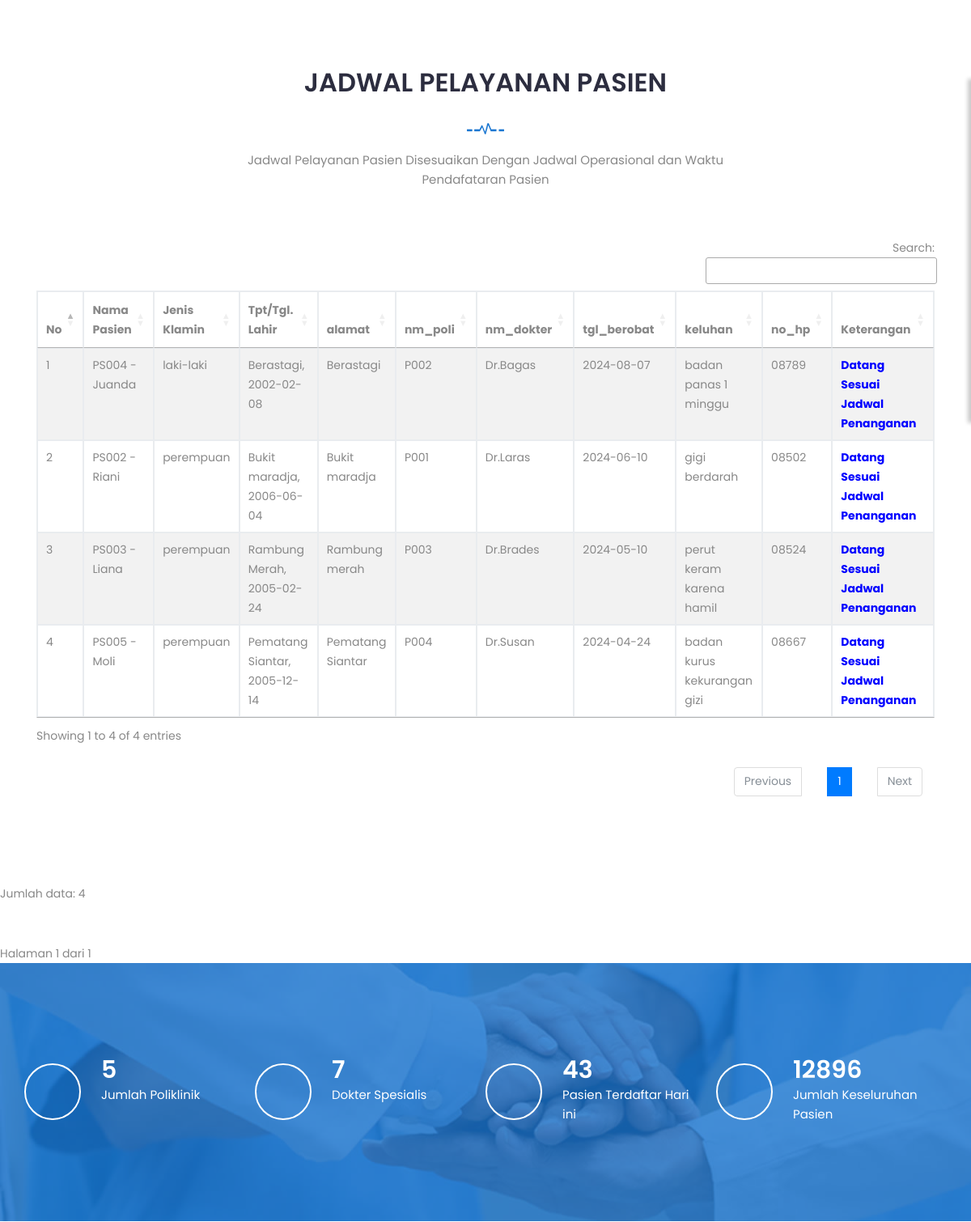
Before: /jadwal_penanganan.php (middle part) with the older database file.
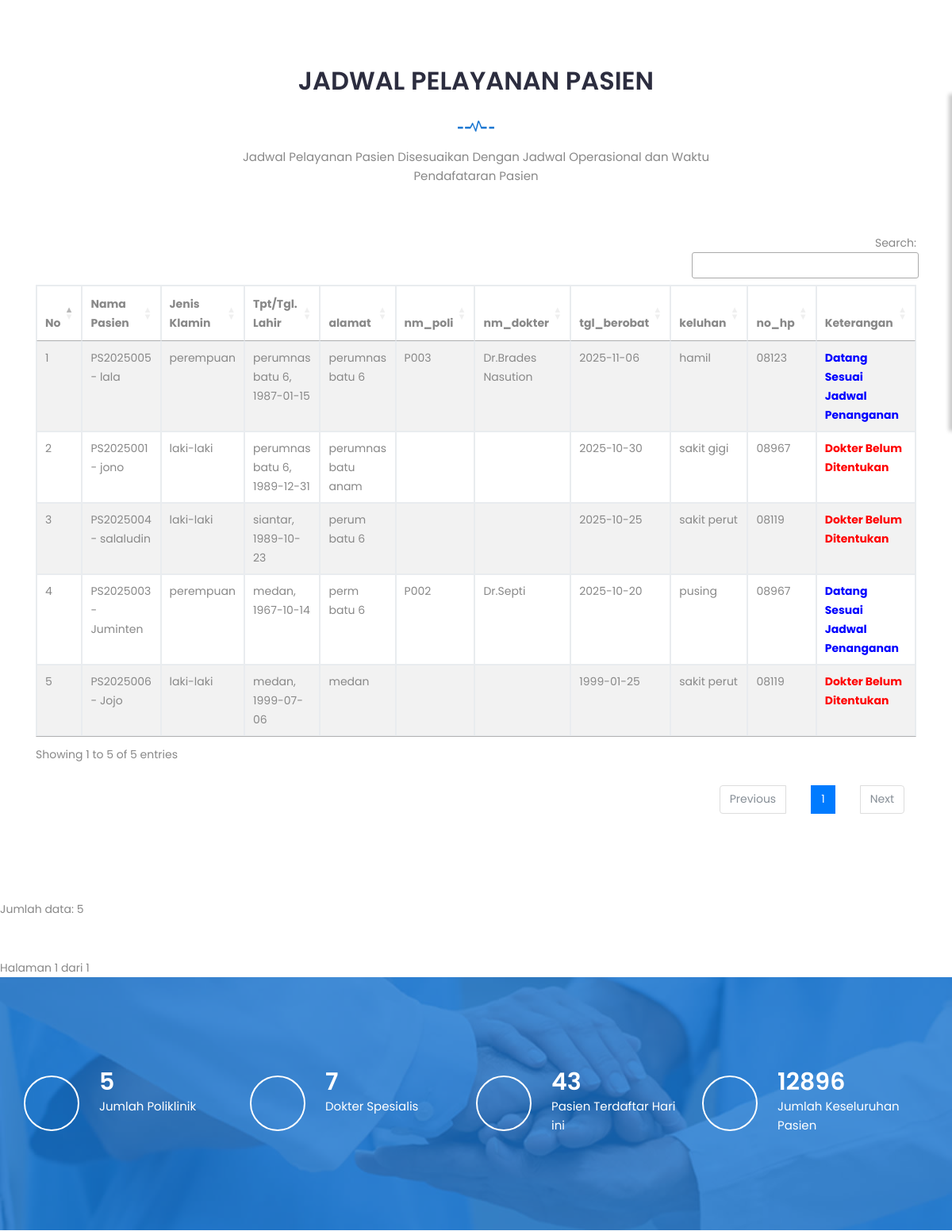
After: the same page with the newer database file.
### tables this page shows
CREATE TABLE IF NOT EXISTS `pasien` (
  `id_pasien` varchar(10) NOT NULL,
  `nm_pasien` text NOT NULL,
  `jenkel` varchar(10) NOT NULL,
  `tmpt_lahir` varchar(55) NOT NULL,
  `tgl_lahir` date NOT NULL,
  `alamat` varchar(50) NOT NULL,
  `kd_poli` varchar(50) DEFAULT NULL,
  `kd_dokter` varchar(5) DEFAULT NULL,
  `nm_dokter` varchar(20) DEFAULT NULL,
  `tgl_berobat` date DEFAULT NULL,
  `keluhan` text NOT NULL,
  `no_hp` varchar(5) NOT NULL
);

### jadwal_penanganan.php (the view, shortened to what this page needs)
<?php
require_once 'Connections/koneksi.php';
function get_int($key, $default = 0) {
    return isset($_GET[$key]) && is_numeric($_GET[$key]) ? (int) $_GET[$key] : $default;
}
$maxRows_jadwal = 10;
$pageNum_jadwal = get_int('pageNum_jadwal', 0);
$startRow_jadwal = $pageNum_jadwal * $maxRows_jadwal;
$query_jadwal = "
    SELECT pasien.*, poli.nm_poli
    FROM pasien
    LEFT JOIN poli ON pasien.kd_poli = poli.kd_poli
    ORDER BY pasien.tgl_berobat DESC
";
$totalRowsResult = mysqli_query($koneksi, "SELECT COUNT(*) AS total FROM pasien");
$totalRowData = mysqli_fetch_assoc($totalRowsResult);
$totalRows_jadwal = (int)$totalRowData['total'];
$query_limit_jadwal = $query_jadwal . " LIMIT " . intval($startRow_jadwal) . ", " . intval($maxRows_jadwal);
$jadwal = mysqli_query($koneksi, $query_limit_jadwal);
$totalPages_jadwal = ceil($totalRows_jadwal / $maxRows_jadwal) - 1;
?>
<!doctype html>
<html class="no-js" lang="zxx">
    <head>
		<link rel="stylesheet" href="css/bootstrap.min.css">
		<link rel="stylesheet" href="css/nice-select.css">
        <link rel="stylesheet" href="css/font-awesome.min.css">
        <link rel="stylesheet" href="css/icofont.css">
		<link rel="stylesheet" href="css/slicknav.min.css">
        <link rel="stylesheet" href="css/owl-carousel.css">
		<link rel="stylesheet" href="css/datepicker.css">
        <link rel="stylesheet" href="css/animate.min.css">
        <link rel="stylesheet" href="css/magnific-popup.css">
        <link rel="stylesheet" href="css/normalize.css">
        <link rel="stylesheet" href="style.css">
        <link rel="stylesheet" href="css/responsive.css">
<link rel='stylesheet' href='https://cdn.datatables.net/1.10.22/css/jquery.dataTables.min.css'/>
</head>
    </head>
    <body>
		<section class="schedule">
			<div class="container">
			</div>
		</section>
		<section class="Feautes section">
			<div class="container">
				<div class="row">
					<div class="col-lg-12">
						<div class="section-title">
							<h2>JADWAL PELAYANAN PASIEN</h2>
							<img src="img/section-img.png" alt="#">
							<p>Jadwal Pelayanan Pasien Disesuaikan Dengan Jadwal Operasional dan Waktu Pendafataran Pasien</p>
						</div>
					</div>
				</div>
				<div class="row">
				<div class="col-lg-12">
				<table id="example1" class="table table-bordered table-striped">
                <thead>
                  <tr>
                        <th>No</th>
                          <th>Nama Pasien</th>
                          <th>Jenis Klamin</th>
                          <th>Tpt/Tgl. Lahir</th>
                          <th>alamat</th>
                          <th>nm_poli</th>
                          <th>nm_dokter</th>
                          <th>tgl_berobat</th>
                          <th>keluhan</th>
                          <th>no_hp</th>
     <th>Keterangan</th>
  </tr>
            </thead>
<?php
$no = 1;
if ($jadwal && mysqli_num_rows($jadwal) > 0) {
    while ($row_jadwal = mysqli_fetch_assoc($jadwal)) {
?>
        <tr>
            <td><?php echo $no++; ?></td>
            <td><?php echo htmlspecialchars($row_jadwal['id_pasien'] . ' - ' . $row_jadwal['nm_pasien']); ?></td>
            <td><?php echo htmlspecialchars($row_jadwal['jenkel']); ?></td>
            <td><?php echo htmlspecialchars($row_jadwal['tmpt_lahir'] . ', ' . $row_jadwal['tgl_lahir']); ?></td>
            <td><?php echo htmlspecialchars($row_jadwal['alamat']); ?></td>
            <td><?php echo htmlspecialchars($row_jadwal['kd_poli']); ?></td>
			<td><?php echo htmlspecialchars($row_jadwal['nm_dokter']); ?></td>
            <td><?php echo htmlspecialchars($row_jadwal['tgl_berobat']); ?></td>
            <td><?php echo htmlspecialchars($row_jadwal['keluhan']); ?></td>
            <td><?php echo htmlspecialchars($row_jadwal['no_hp']); ?></td>
			<td>
			<?php $ps= $row_jadwal['nm_dokter'];
			if ($ps == '') {
			echo '<font color="red"><b>Dokter Belum Ditentukan</font>';
					}
				elseif (empty($row_jadwal['nm_poli'])){echo "<font color='red'><b>Belum Ada Poli</b></font>";}
				else {
			echo '<b><font color="blue">Datang Sesuai Jadwal Penanganan</font>';
			} ?>
			</td>
        </tr>
        <?php } ?>
		<?php } ?>
            </table>
                    </div>
				</div>
			</div>
		</section>
<?php
echo "Jumlah data: " . mysqli_num_rows($jadwal);
?>
		<div class="pagination">
    <span class="active">Halaman <?php echo $pageNum_jadwal + 1; ?> dari <?php echo $totalPages_jadwal + 1; ?></span>
</div>
		<div id="fun-facts" class="fun-facts section overlay">
			<div class="container">
				<div class="row">
					<div class="col-lg-3 col-md-6 col-12">
						<div class="single-fun">
							<i class="icofont icofont-home"></i>
							<div class="content">
								<span class="counter">5</span>
								<p>Jumlah Poliklinik</p>
							</div>
						</div>
					</div>
					<div class="col-lg-3 col-md-6 col-12">
						<div class="single-fun">
							<i class="icofont icofont-user-alt-3"></i>
							<div class="content">
								<span class="counter">7</span>
								<p>Dokter Spesialis</p>
							</div>
						</div>
					</div>
					<div class="col-lg-3 col-md-6 col-12">
						<div class="single-fun">
							<i class="icofont-simple-smile"></i>
							<div class="content">
								<span class="counter">43</span>
								<p>Pasien Terdaftar Hari ini</p>
							</div>
						</div>
					</div>
					<div class="col-lg-3 col-md-6 col-12">
						<div class="single-fun">
							<i class="icofont icofont-table"></i>
							<div class="content">
								<span class="counter">12896</span>
								<p>Jumlah Keseluruhan Pasien</p>
							</div>
						</div>
					</div>
				</div>
			</div>
		</div>
    </body>
	</html>

Changed rows visible on the page:
removed pasien: id_pasien+nm_pasien "PS004 - Juanda", jenkel "laki-laki", tmpt_lahir+tgl_lahir "Berastagi, 2002-02-08", alamat "Berastagi", kd_poli "P002", nm_dokter "Dr.Bagas", tgl_berobat "2024-08-07", keluhan "badan panas 1 minggu", no_hp "08789", shows "Datang Sesuai Jadwal Penanganan"
removed pasien: id_pasien+nm_pasien "PS002 - Riani", jenkel "perempuan", tmpt_lahir+tgl_lahir "Bukit maradja, 2006-06-04", alamat "Bukit maradja", kd_poli "P001", nm_dokter "Dr.Laras", tgl_berobat "2024-06-10", keluhan "gigi berdarah", no_hp "08502", shows "Datang Sesuai Jadwal Penanganan"
removed pasien: id_pasien+nm_pasien "PS003 - Liana", jenkel "perempuan", tmpt_lahir+tgl_lahir "Rambung Merah, 2005-02-24", alamat "Rambung merah", kd_poli "P003", nm_dokter "Dr.Brades", tgl_berobat "2024-05-10", keluhan "perut keram karena hamil", no_hp "08524", shows "Datang Sesuai Jadwal Penanganan"
removed pasien: id_pasien+nm_pasien "PS005 - Moli", jenkel "perempuan", tmpt_lahir+tgl_lahir "Pematang Siantar, 2005-12-14", alamat "Pematang Siantar", kd_poli "P004", nm_dokter "Dr.Susan", tgl_berobat "2024-04-24", keluhan "badan kurus kekurangan gizi", no_hp "08667", shows "Datang Sesuai Jadwal Penanganan"
added pasien: id_pasien+nm_pasien "PS2025005 - lala", jenkel "perempuan", tmpt_lahir+tgl_lahir "perumnas batu 6, 1987-01-15", alamat "perumnas batu 6", kd_poli "P003", nm_dokter "Dr.Brades Nasution", tgl_berobat "2025-11-06", keluhan "hamil", no_hp "08123", shows "Datang Sesuai Jadwal Penanganan"
added pasien: id_pasien+nm_pasien "PS2025001 - jono", jenkel "laki-laki", tmpt_lahir+tgl_lahir "perumnas batu 6, 1989-12-31", alamat "perumnas batu anam", tgl_berobat "2025-10-30", keluhan "sakit gigi", no_hp "08967", shows "Dokter Belum Ditentukan"
added pasien: id_pasien+nm_pasien "PS2025004 - salaludin", jenkel "laki-laki", tmpt_lahir+tgl_lahir "siantar, 1989-10-23", alamat "perum batu 6", tgl_berobat "2025-10-25", keluhan "sakit perut", no_hp "08119", shows "Dokter Belum Ditentukan"
added pasien: id_pasien+nm_pasien "PS2025003 - Juminten", jenkel "perempuan", tmpt_lahir+tgl_lahir "medan, 1967-10-14", alamat "perm batu 6", kd_poli "P002", nm_dokter "Dr.Septi", tgl_berobat "2025-10-20", keluhan "pusing", no_hp "08967", shows "Datang Sesuai Jadwal Penanganan"
added pasien: id_pasien+nm_pasien "PS2025006 - Jojo", jenkel "laki-laki", tmpt_lahir+tgl_lahir "medan, 1999-07-06", alamat "medan", tgl_berobat "1999-01-25", keluhan "sakit perut", no_hp "08119", shows "Dokter Belum Ditentukan"
Other visible differences:
text written by a page script: "Search: Showing 1 to 4 of 4 entries Previous 1 Next" → "Search: Showing 1 to 5 of 5 entries Previous 1 Next"
mysqli_num_rows($jadwal): "4" → "5"
